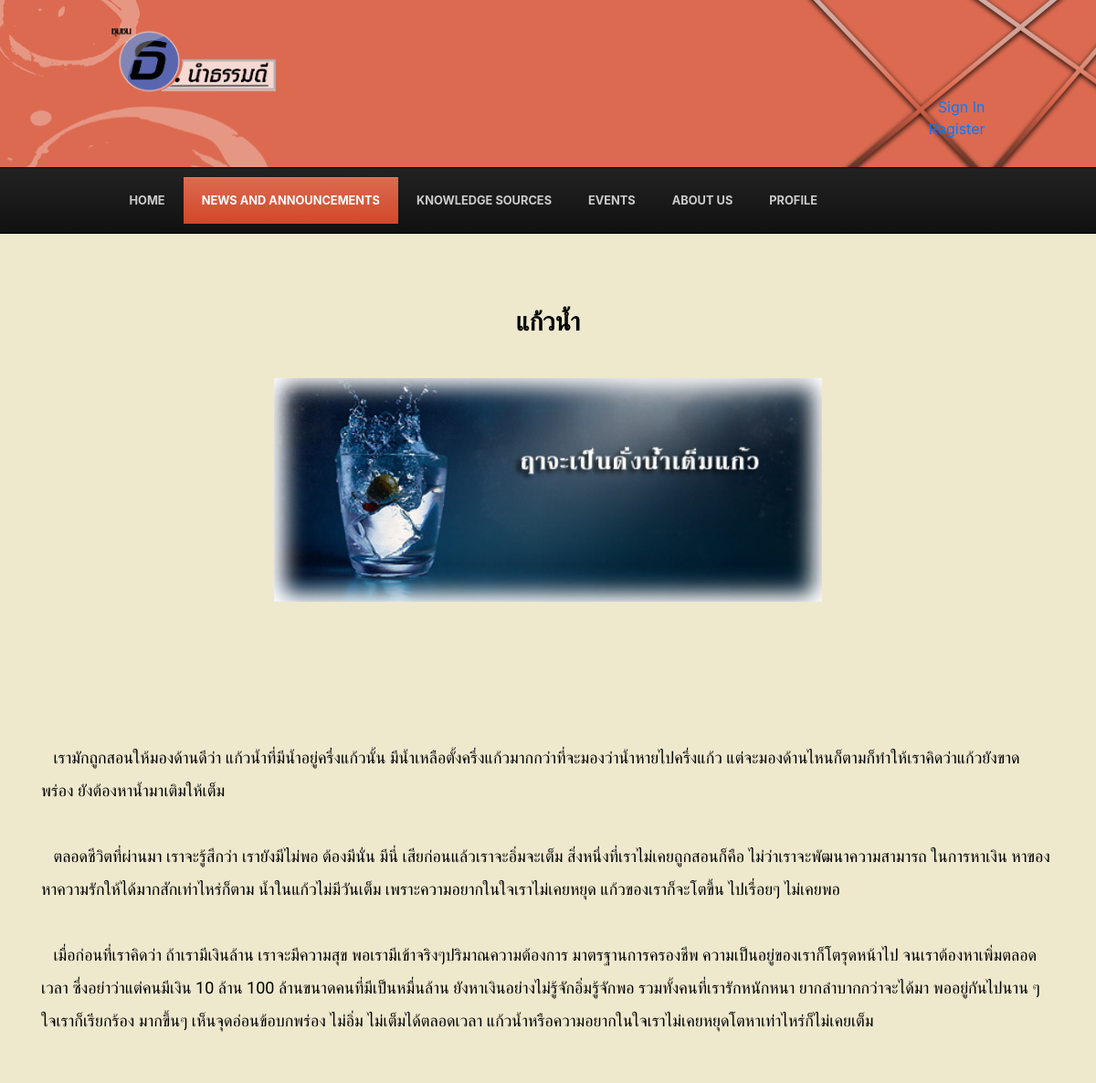
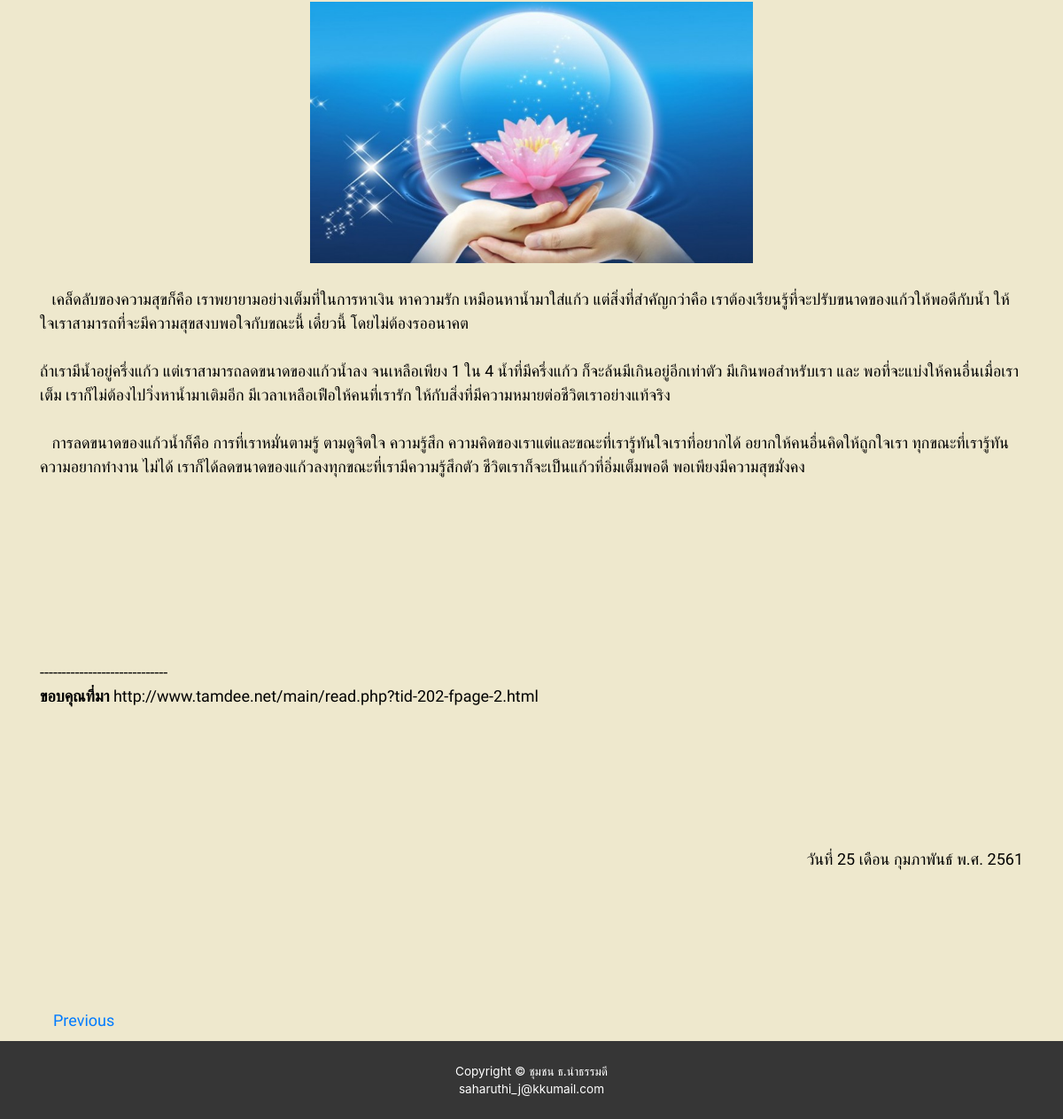
Screenshot of /news_form.php?id=30 with the database file from the repository (2 pictures, top to bottom).
### tables this page shows
CREATE TABLE `news` (
  `id` int(11) NOT NULL,
  `title` varchar(500) NOT NULL,
  `detail` longtext NOT NULL,
  `date` timestamp NOT NULL DEFAULT CURRENT_TIMESTAMP ON UPDATE CURRENT_TIMESTAMP
);

### connect.php (called while the page is built, shortened)
<?php
	function get_month_name($n){
		$month = array("มกราคม", "กุมภาพันธ์", "มีนาคม", "เมษายน", "พฤษภาคม",
						"มิถุนายน", "กรกฎาคม", "สิงหาคม", "กันยายน", "ตุลาคม",
						"พฤษจิกายน", "ธันวาคม");
		return $month[(int)($n-1)];
	}
?>

### news_form.php (the view, shortened to what this page needs)
<?php
  require('connect.php');
  if(isset($_GET['id'])){
     $c_id = $_GET['id'];
  }else{
    $c_id = 1;
  }
  $sql = "SELECT * FROM news WHERE id = $c_id";
  $result = ($conn->query($sql))->fetch();
  $sql = "SELECT * FROM news WHERE id = (SELECT max(id) FROM news WHERE id < $c_id)";
  $previous = ($conn->query($sql))->fetch();
?>
<!DOCTYPE html>
<html>
<head>
  <link href="css/main.css" rel="stylesheet">
  <link href="css/bootstrap-grid.css" rel="stylesheet">
  <link href="css/bootstrap-reboot.css" rel="stylesheet">
  <link rel="stylesheet" href="css/reset.css" type="text/css" />
  <link rel="stylesheet" href="css/styles.css" type="text/css" />
  <link rel="stylesheet" type="text/css" href="css/bootstrap.css">
  <link href="css/carousel.css" rel="stylesheet" type="text/css" >
</head>
<body class="Backg-body">
  <main role="main">
<header class="header_Bg">
			<div class="navbar-header width">
        <img class="img left" src="img/Logo1.png" alt="Logo1">
        <spen class="right">
            <div><a class="btn-link" href="#">Sign In</a></div>
            <div><a class="btn-link" href="register.php">Register</a></div>
        </spen>
			</div>
		</header>
     <nav id="mainnav">
      <div class="width">
          <ul>
              <li><a href="index.php">Home</a></li>
              <li class="selected-item" ><a href="news_form.php">News and Announcements</a></li>
              <li><a href="#">Knowledge sources</a></li>
              <li><a href="#">Events</a></li>
              <li><a href="#">About us</a></li>
              <li><a href="#">Profile</a></li>
          </ul>
      </div>
    </nav>
    <div class="container font-Tri" style="margin-top: 5rem; color: black;" >
    	<h3 class="text-center " style="font-weight: bold;">
        <?php
          echo $result["title"];
        ?>
      </h3><br>
    	<?php
           echo $result["detail"];
      ?>
		<p class="text-right">
    <br><br>
    <?php
          $timestamp = strtotime($result["date"]);
          echo "วันที่ " .date('d', $timestamp). " เดือน ". get_month_name(date('m', $timestamp)). " พ.ศ. ".
          (int)(date('Y', $timestamp)+543);
    ?>
    </p>
		<br><br>
		<div class="container row font-Tri" style="margin-top: 5rem">
        <div class="previos-news text-left col">
          <?php
            if(isset($previous['title'])){
              echo "<a id=\"prev\" href=\"news_form.php?id=". $previous["id"]. "\">"."Previous". "</a>";
            }
          ?>
        </div>
        <div class="next-news text-right col">
        </div>
      </div>
    </div>
    <footer id="footer" class="text-center">
     <div class="font-color1"> Copyright &copy; <span class="font-s1">ชุมชน ธ.นำธรรมดี </span> </div>
     <div class="font-color1"> saharuthi_j@kkumail.com </div>
    </footer>
  </main>
</body>
</html>

### css/main.css (style rules this page uses)
.header_Bg { background-image: url(../Img/Header-bg1.png); position: inherit; margin: 0 auto; }
.font-Tri { font-family: 'Trirong', serif; font-size: 18px; }
.Backg-body { background-color: #EEE8CD; }
.font-color1 { color: white; }
.left { text-align: left; }
.right { text-align: right; }
.img { width: 20%; }
#footer { margin-bottom: 0px; background-color: #363636; padding: 1.5rem 1.25rem 1.5rem; width: 100%; position: absolute; bottom: auto; }
.container { padding-right: 15px; padding-left: 15px; margin-right: auto; margin-left: auto; }
.container:before, .container:after { display: table; content: " " }
.container:after { clear: both }
.row { margin-right: -15px; margin-left: -15px; margin-left: auto; margin-right: auto; }
.row:before, .row:after { display: table; content: " " }
.row:after { clear: both }
.row > div { margin-bottom: 10px; }

### css/styles.css (style rules this page uses)
body { margin:0px auto; padding:0; font-family: 'Source Sans Pro', 'sans-serif'; font-size: 1.2em; color:#666; font-weight: 300; }
* { margin:0; padding:0; }
img { max-width: 100%; height: auto; }
p { line-height:2.0em; margin-bottom:20px; }
a { color:#D6593D; }
h3 { color:#D85E43; font-weight: bold; font-size:1.6em; padding-bottom:10px; text-transform: uppercase; }
ul, ol { padding: 0; margin:0 0 35px 35px; list-style: disc; }
li { padding:5px 0; }
.width { width: 79.75%; margin: 0 auto; }
header { padding:30px 0 30px; margin:0 auto; background-color: #DC6A50; }
nav#mainnav { background-color: #222; background-image:linear-gradient(#222, #111); border-top: 1px solid #111; border-bottom: 1px solid #000; }
nav#mainnav ul { padding: 0; margin: 0; list-style: none; }
nav#mainnav ul li { border-bottom:none; padding: 10px 0; display: block; float: left; }
nav#mainnav li.selected-item a, nav#mainnav li.selected-item a:hover { color:#fff; font-weight:bold; background-color: #DC6A50; background-image:linear-gradient(#DC6A50, #D14829); border-top: 1px solid #E17C66; }
nav#mainnav li a { color: #ccc; float: left; display: block; padding: 15px 20px; border-top: 1px solid transparent; text-align: center; text-transform: uppercase; font-weight: bold; font-size: 0.8em; text-decoration: none; }
footer { margin:0px auto; background: #222; font-size: 0.85em; }

### css/carousel.css (style rules this page uses)
body { padding-top: 0rem; padding-bottom: 0rem; color: #5a5a5a; }

### rows the page displays
news: title "แก้วน้ำ", detail (picture), detail "เรามักถูกสอนให้มองด้านดีว่า แก้วน้ำที่มีน้ำอยู่ครึ่งแก้วนั้น มีน้ำเหลือตั้งครึ่งแก้วมากกว่าที่จะมองว่าน้ำหายไปครึ่งแก้ว แต่จะมองด้านไหนก็ตามก็ทำให้เราคิดว่าแก้วยังขาด พร่อง ยังต้องหาน้ำมาเติมให้เต็ม ตลอดชีวิตที่ผ่านมา เราจะรู้สึกว่า เรายังมีไม่พอ ต้องมีนั่น มีนี่ เสียก่อนแล้วเราจะอิ่มจะเต็ม สิ่งหนึ่งที่เราไม่เคยถูกสอนก็คือ ไม่ว่าเราจะพัฒนาความสามารถ ในการหาเงิน หาของ หาความรักให้ได้มากสักเท่าไหร่ก็ตาม น้ำในแก้วไม่มีวันเต็ม เพราะความอยากในใจเราไม่เคยหยุด แก้วของเราก็จะโตขึ้น ไปเรื่อยๆ ไม่เคยพอ เมื่อก่อนที่เราคิดว่า ถ้าเรามีเงินล้าน เราจะมีความสุข พอเรามีเข้าจริงๆปริมาณความต้องการ มาตรฐานการครองชีพ ความเป็นอยู่ของเราก็โตรุดหน้าไป จนเราต้องหาเพิ่มตลอดเวลา ซึ่งอย่าว่าแต่คนมีเงิน 10 ล้าน 100…", date "25", date "กุมภาพันธ์", date "2561"
